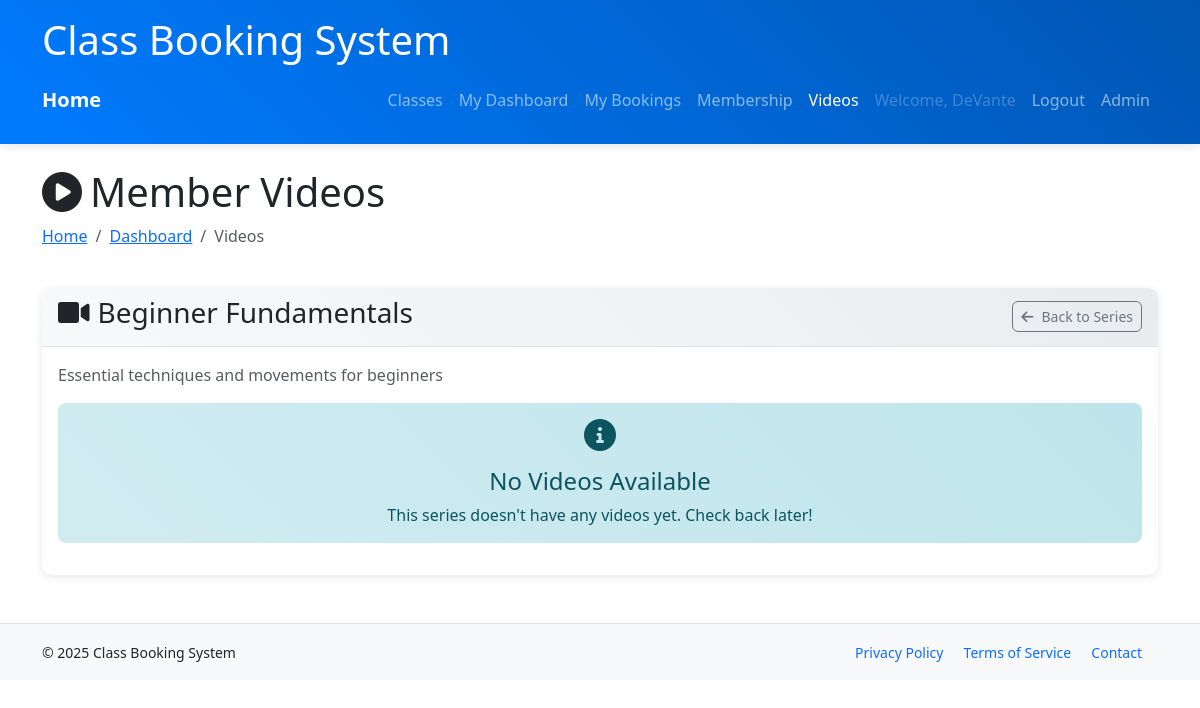
/public/user/videos.php?series=1 (signed in), run on the app's committed database.
### tables this page shows
CREATE TABLE `video_series` (
  `id` int(11) NOT NULL AUTO_INCREMENT,
  `title` varchar(255) NOT NULL,
  `description` text DEFAULT NULL,
  `cover_image` varchar(255) DEFAULT NULL,
  `sort_order` int(11) DEFAULT 0,
  `status` enum('active','inactive') DEFAULT 'active',
  `created_at` timestamp NOT NULL DEFAULT current_timestamp(),
  `updated_at` timestamp NOT NULL DEFAULT current_timestamp() ON UPDATE current_timestamp(),
  PRIMARY KEY (`id`),
  KEY `idx_video_series_status` (`status`),
  KEY `idx_video_series_sort` (`sort_order`)
);

### public/user/videos.php (the view, shortened to what this page needs)
<?php
require_once '../../config/membership_functions.php';
$selectedSeries = null;
$seriesVideos = [];
try {
    $seriesId = isset($_GET['series']) ? (int)$_GET['series'] : null;
    if ($seriesId) {
        $stmt = $pdo->prepare("
            SELECT * FROM video_series
            WHERE id = ? AND status = 'active'
        ");
        $stmt->execute([$seriesId]);
        $selectedSeries = $stmt->fetch();
        if ($selectedSeries) {
            $stmt = $pdo->prepare("
                SELECT * FROM videos
                WHERE series_id = ? AND status = 'active'
                ORDER BY sort_order, title
            ");
            $stmt->execute([$seriesId]);
            $seriesVideos = $stmt->fetchAll();
        }
    }
} catch (Exception $e) {
    error_log('Error fetching videos: ' . $e->getMessage());
}
$content = '';
$content .= <<<HTML
<div class="row mb-4">
    <div class="col-12">
        <h1><i class="fas fa-play-circle me-2"></i>Member Videos</h1>
        <nav aria-label="breadcrumb">
            <ol class="breadcrumb">
                <li class="breadcrumb-item"><a href="../index.php">Home</a></li>
                <li class="breadcrumb-item"><a href="dashboard.php">Dashboard</a></li>
                <li class="breadcrumb-item active">Videos</li>
            </ol>
        </nav>
    </div>
</div>
HTML;
if ($selectedSeries) {
    $content .= <<<HTML
<div class="row mb-4">
    <div class="col-12">
        <div class="card">
            <div class="card-header d-flex justify-content-between align-items-center">
                <h3><i class="fas fa-video me-2"></i>{$selectedSeries['title']}</h3>
                <a href="videos.php" class="btn btn-outline-secondary btn-sm">
                    <i class="fas fa-arrow-left me-2"></i>Back to Series
                </a>
            </div>
            <div class="card-body">
                <p class="text-muted">{$selectedSeries['description']}</p>
                <div class="row">
HTML;
    if ($seriesVideos) {
        foreach ($seriesVideos as $video) {
            $duration = $video['duration_seconds'] ? gmdate("i:s", $video['duration_seconds']) : 'N/A';
            $fileSize = $video['file_size'] ? round($video['file_size'] / (1024*1024), 1) . ' MB' : 'N/A';
            $thumbnailPath = $video['thumbnail_path'] ? '../' . $video['thumbnail_path'] : '../assets/images/video-placeholder.jpg';
            $content .= <<<HTML
                    <div class="col-md-6 col-lg-4 mb-4">
                        <div class="card h-100">
                            <div class="video-thumbnail position-relative">
                                <img src="{$thumbnailPath}" class="card-img-top" alt="{$video['title']}" style="height: 200px; object-fit: cover;">
                                <div class="position-absolute top-50 start-50 translate-middle">
                                    <button class="btn btn-primary btn-lg rounded-circle" onclick="playVideo({$video['id']}, '{$video['title']}', '../{$video['file_path']}')">
                                        <i class="fas fa-play"></i>
                                    </button>
                                </div>
                                <div class="position-absolute bottom-0 end-0 bg-dark text-white px-2 py-1 m-2 rounded">
                                    {$duration}
                                </div>
                            </div>
                            <div class="card-body">
                                <h5 class="card-title">{$video['title']}</h5>
                                <p class="card-text">{$video['description']}</p>
                                <small class="text-muted">
                                    <i class="fas fa-file me-1"></i>Format: {$video['format']} •
                                    <i class="fas fa-hdd me-1"></i>Size: {$fileSize}
                                </small>
                            </div>
                        </div>
                    </div>
HTML;
        }
    } else {
        $content .= <<<HTML
                    <div class="col-12">
                        <div class="alert alert-info text-center">
                            <i class="fas fa-info-circle fa-2x mb-3"></i>
                            <h4>No Videos Available</h4>
                            <p class="mb-0">This series doesn't have any videos yet. Check back later!</p>
                        </div>
                    </div>
HTML;
    }
    $content .= <<<HTML
                </div>
            </div>
        </div>
    </div>
</div>
HTML;
}
$content .= <<<HTML
<div class="modal fade" id="videoModal" tabindex="-1" aria-labelledby="videoModalLabel" aria-hidden="true">
    <div class="modal-dialog modal-lg">
        <div class="modal-content">
            <div class="modal-header">
                <h5 class="modal-title" id="videoModalLabel">Video Player</h5>
                <button type="button" class="btn-close" data-bs-dismiss="modal" aria-label="Close"></button>
            </div>
            <div class="modal-body">
                <video id="videoPlayer" class="w-100" controls>
                    <p>Your browser doesn't support HTML5 video.</p>
                </video>
            </div>
        </div>
    </div>
</div>
<script>
function playVideo(videoId, title, videoPath) {
    // Set video source and title
    const videoPlayer = document.getElementById('videoPlayer');
    const modalTitle = document.getElementById('videoModalLabel');
    videoPlayer.src = videoPath;
    modalTitle.textContent = title;
    // Show modal
    const videoModal = new bootstrap.Modal(document.getElementById('videoModal'));
    videoModal.show();
    // Pause video when modal is closed
    document.getElementById('videoModal').addEventListener('hidden.bs.modal', function () {
        videoPlayer.pause();
        videoPlayer.currentTime = 0;
    });
}
// Handle video errors
document.getElementById('videoPlayer').addEventListener('error', function(e) {
    console.error('Video error:', e);
    const videoPlayer = document.getElementById('videoPlayer');
    const errorMsg = document.createElement('div');
    errorMsg.className = 'alert alert-danger';
    errorMsg.innerHTML = '<i class="fas fa-exclamation-triangle me-2"></i>Error loading video. Please try again later.';
    videoPlayer.parentNode.replaceChild(errorMsg, videoPlayer);
});
</script>
<style>
.video-thumbnail {
    cursor: pointer;
    transition: transform 0.2s ease;
}
.video-thumbnail:hover {
    transform: scale(1.05);
}
.video-thumbnail .btn {
    opacity: 0.9;
    transition: opacity 0.2s ease;
}
.video-thumbnail:hover .btn {
    opacity: 1;
}
</style>
HTML;
if (file_exists(__DIR__ . '/../../templates/base.php')) {
    include __DIR__ . '/../../templates/base.php';
} else {
    echo $content;
}
?>

### assets/css/custom.css (style rules this page uses)
.btn { border-radius: 6px; font-weight: 500; }
.card { border: none; box-shadow: 0 2px 10px rgba(0, 0, 0, 0.1); border-radius: 10px; }
.card-header { background: linear-gradient(45deg, #f8f9fa, #e9ecef); border-bottom: 1px solid #dee2e6; border-radius: 10px 10px 0 0 !important; }
.alert { border: none; border-radius: 8px; font-weight: 500; }
.alert-info { background: linear-gradient(45deg, #d1ecf1, #bee5eb); color: #0c5460; }

### data on the page
video_series: title "Beginner Fundamentals", description "Essential techniques and movements for beginners"

### other printed values
$siteTitle "Class Booking System"
$item['title'] "Classes"
$item['title'] "My Dashboard"
$item['title'] "My Bookings"
$item['title'] "Membership"
$item['title'] "Videos"
$item['title'] "Welcome, DeVante"
$item['title'] "Logout"
$item['title'] "Admin"
$footerText "Class Booking System"
$link['title'] "Privacy Policy"
$link['title'] "Terms of Service"
$link['title'] "Contact"
